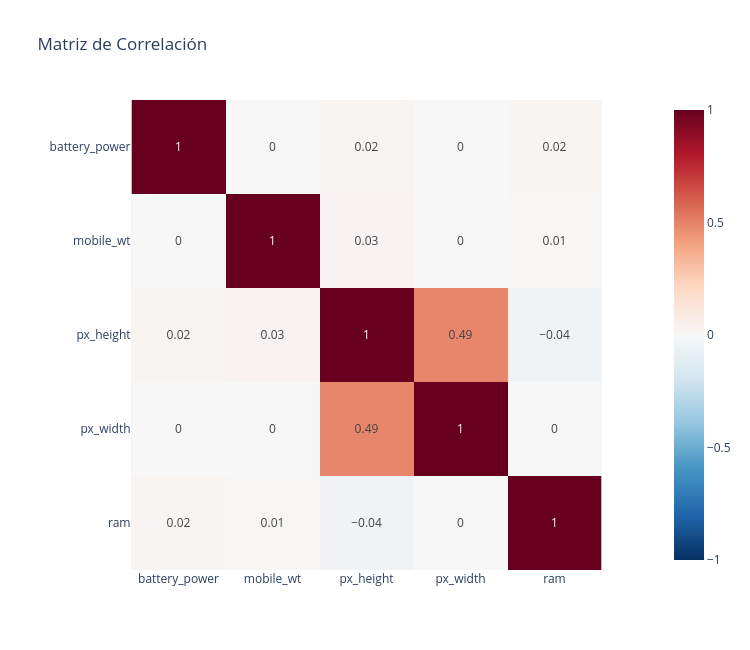

The notebook cell this image was saved under:
### Code cell
sel = list(X_train_s.columns[rfecv.support_])

# Matriz de correlación con tu función
plot_correlation_matrix(X_train_s, sel)

# Revisión automática: pares con |r| > 0.8
corr = X_train_s[sel].corr()
mask = np.triu(np.ones(corr.shape, dtype=bool), k=1)
pares = corr.where(mask).stack()

print("Correlación máxima (abs):", round(pares.abs().max(), 4))
print("Pares con |r| > 0.8:\n", pares[pares.abs() > 0.8])
print("\nMulticolinealidad:", (pares.abs() > 0.8).any())

### Figure 1 — Plotly figure (JSON) as saved in the notebook; plotly's stock layout.template omitted (floating-point values rounded to 4 significant figures)
{"data": [{"coloraxis": "coloraxis", "hovertemplate": "x: %{x}<br>y: %{y}<br>color: %{z}<extra></extra>", "name": "0", "texttemplate": "%{z}", "type": "heatmap", "x": ["battery_power", "mobile_wt", "px_height", "px_width", "ram"], "xaxis": "x", "y": ["battery_power", "mobile_wt", "px_height", "px_width", "ram"], "yaxis": "y", "z": [[1.0, 0.0, 0.02, -0.0, 0.02], [0.0, 1.0, 0.03, -0.0, 0.01], [0.02, 0.03, 1.0, 0.49, -0.04], [-0.0, -0.0, 0.49, 1.0, -0.0], [0.02, 0.01, -0.04, -0.0, 1.0]]}], "layout": {"coloraxis": {"autocolorscale": false, "cmax": 1, "cmin": -1, "colorscale": [[0, "rgb(5,48,97)"], [0.1, "rgb(33,102,172)"], [0.2, "rgb(67,147,195)"], [0.3, "rgb(146,197,222)"], [0.4, "rgb(209,229,240)"], [0.5, "rgb(247,247,247)"], [0.6, "rgb(253,219,199)"], [0.7, "rgb(244,165,130)"], [0.8, "rgb(214,96,77)"], [0.9, "rgb(178,24,43)"], [1, "rgb(103,0,31)"]]}, "height": 650, "title": {"text": "Matriz de Correlación"}, "width": 750, "xaxis": {"anchor": "y", "constrain": "domain", "domain": [0, 1], "scaleanchor": "y"}, "yaxis": {"anchor": "x", "autorange": "reversed", "constrain": "domain", "domain": [0, 1]}}}
